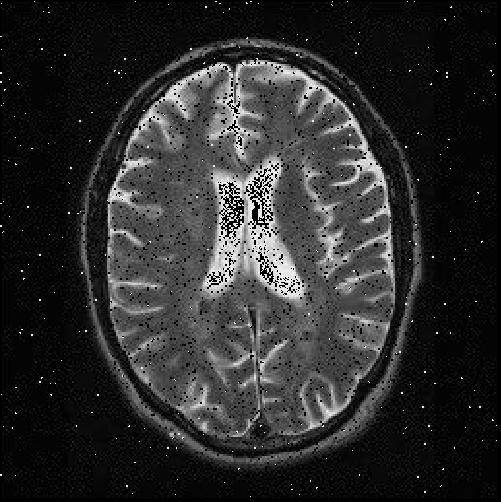
#> input picture Practi #2/2.png, 501 x 502 px, found by its file name
$ python 1C.py
#> lines starting #> are read from the running program, lines starting #| are printed output that depends on the picture
import cv2
import numpy as np
import matplotlib.pyplot as plt
from PIL import Image,ImageFilter


imgA=cv2.imread("TALLER 2 (DEFINIR)/2.png",0)
#> imgA is the input picture: shape (502, 501); min 0, max 238, mean 44.3
imgB=cv2.imread("TALLER 2 (DEFINIR)/B.png",0)
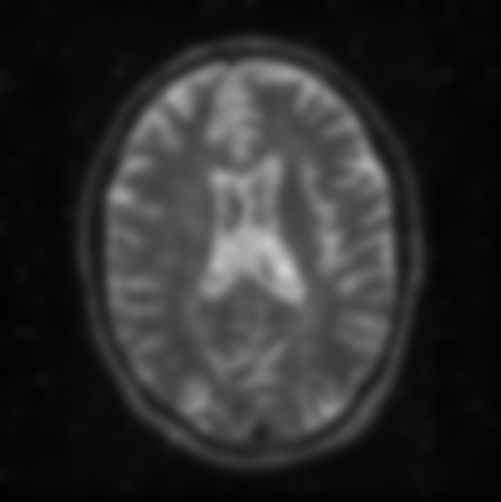
#> input picture Practi #2/B.png, 501 x 502 px, found by its file name
#> imgB is the input picture: shape (502, 501); min 2, max 206, mean 44.4
height,width=imgA.shape
#> height = 502; width = 501
height1,width1=imgB.shape
#> height1 = 502; width1 = 501
imgC1=cv2.addWeighted(imgA,0.3,imgB,0.7,-34)
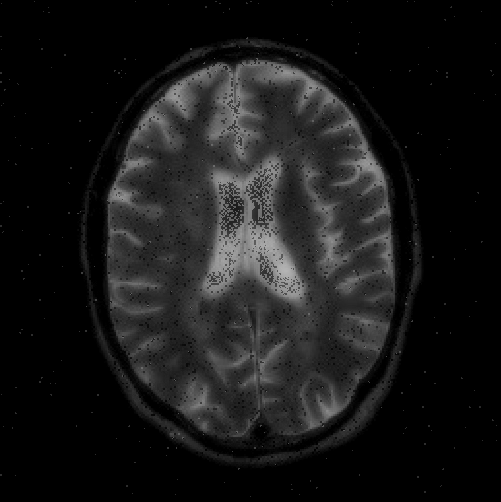
#> imgC1: shape (502, 501); min 0, max 180, mean 23.9
cv2.imshow("IMAGEN A                                                                 IMAGEN B                                                                              IMAGEN C",np.hstack([imgA, imgB,imgC1]))
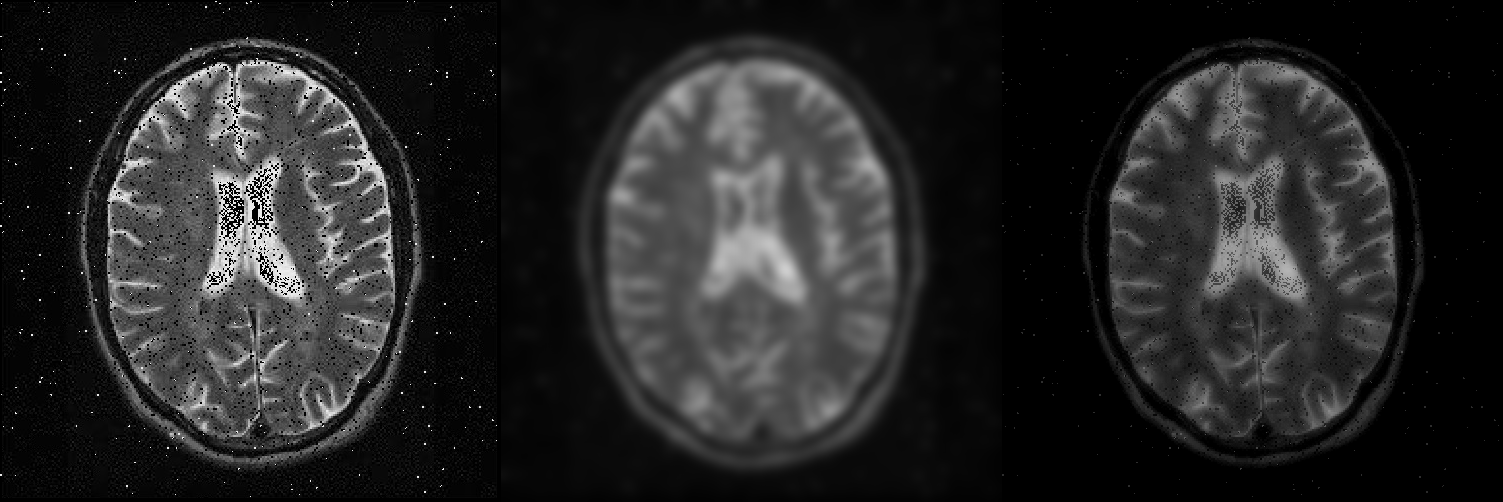
#> window 'IMAGEN A                      ': shape (502, 1503); min 0, max 238, mean 37.5
cv2.waitKey(0)
cv2.destroyWindow()
